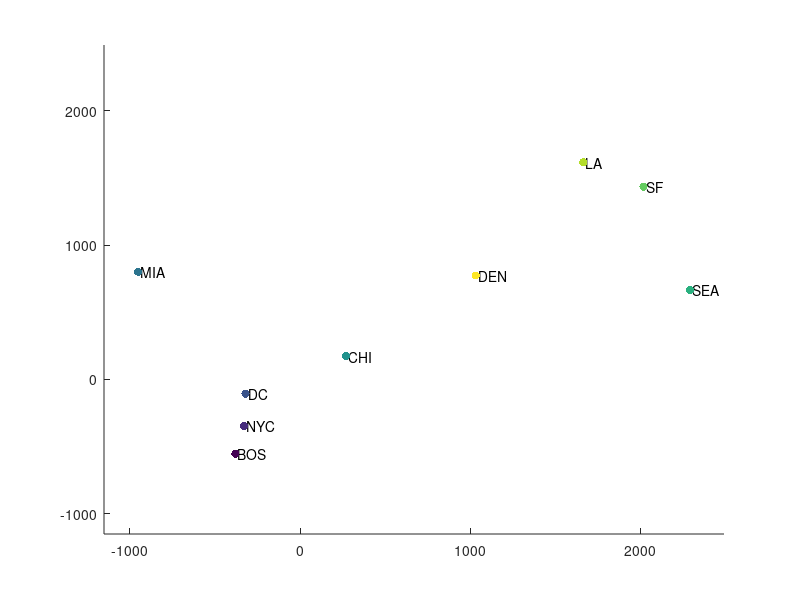

Write MATLAB code to recreate this figure.
load('locs.mat');
cities = {'BOS', 'NYC', 'DC', 'MIA', 'CHI', 'SEA', 'SF', 'LA', 'DEN'};
figure,
text(pos(:, 1)+15, pos(:, 2), cities);
hold on;
c = linspace(1, 10, 9);
scatter(pos(:, 1), pos(:, 2), [], c, 'filled');
xlim([min(min(pos))-200 max(max(pos))+200]);
ylim([min(min(pos))-200 max(max(pos))+200]);